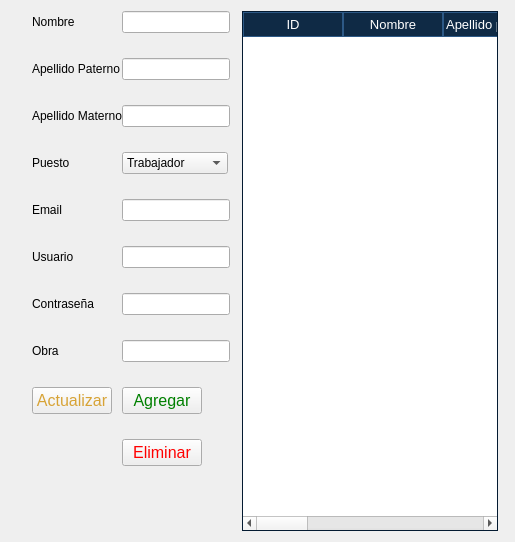
      <widget class="QWidget" name="page_Employe">
       <layout class="QGridLayout" name="gridLayout_3">
        <item row="0" column="0">
         <layout class="QHBoxLayout" name="horizontalLayout" stretch="0,2">
          <property name="spacing">
           <number>12</number>
          </property>
          <property name="sizeConstraint">
           <enum>QLayout::SetMaximumSize</enum>
          </property>
          <property name="leftMargin">
           <number>6</number>
          </property>
          <property name="rightMargin">
           <number>6</number>
          </property>
          <item>
           <layout class="QFormLayout" name="formLayout">
            <property name="sizeConstraint">
             <enum>QLayout::SetFixedSize</enum>
            </property>
            <property name="labelAlignment">
             <set>Qt::AlignJustify|Qt::AlignVCenter</set>
            </property>
            <property name="formAlignment">
             <set>Qt::AlignJustify|Qt::AlignVCenter</set>
            </property>
            <property name="horizontalSpacing">
             <number>0</number>
            </property>
            <property name="verticalSpacing">
             <number>25</number>
            </property>
            <property name="leftMargin">
             <number>15</number>
            </property>
            <item row="0" column="0">
             <widget class="QLabel" name="label_5">
              <property name="text">
               <string>Nombre</string>
              </property>
             </widget>
            </item>
            <item row="0" column="1">
             <widget class="QLineEdit" name="employeeName">
              <property name="sizePolicy">
               <sizepolicy hsizetype="Fixed" vsizetype="Fixed">
                <horstretch>150</horstretch>
                <verstretch>0</verstretch>
               </sizepolicy>
              </property>
             </widget>
            </item>
            <item row="1" column="0">
             <widget class="QLabel" name="label_6">
              <property name="text">
               <string>Apellido Paterno</string>
              </property>
             </widget>
            </item>
            <item row="1" column="1">
             <widget class="QLineEdit" name="employeePaternalLastName">
              <property name="sizePolicy">
               <sizepolicy hsizetype="Fixed" vsizetype="Fixed">
                <horstretch>0</horstretch>
                <verstretch>0</verstretch>
               </sizepolicy>
              </property>
             </widget>
            </item>
            <item row="2" column="0">
             <widget class="QLabel" name="label_7">
              <property name="text">
               <string>Apellido Materno</string>
              </property>
             </widget>
            </item>
            <item row="2" column="1">
             <widget class="QLineEdit" name="employeeMaternalLastName">
              <property name="sizePolicy">
               <sizepolicy hsizetype="Fixed" vsizetype="Fixed">
                <horstretch>0</horstretch>
                <verstretch>0</verstretch>
               </sizepolicy>
              </property>
             </widget>
            </item>
            <item row="3" column="0">
             <widget class="QLabel" name="label_8">
              <property name="text">
               <string>Puesto</string>
              </property>
             </widget>
            </item>
            <item row="3" column="1">
             <widget class="QComboBox" name="employeePosition">
              <property name="sizePolicy">
               <sizepolicy hsizetype="Fixed" vsizetype="Fixed">
                <horstretch>0</horstretch>
                <verstretch>0</verstretch>
               </sizepolicy>
              </property>
              <item>
               <property name="text">
                <string>Trabajador</string>
               </property>
              </item>
              <item>
               <property name="text">
                <string>Administrador</string>
               </property>
              </item>
             </widget>
            </item>
            <item row="4" column="0">
             <widget class="QLabel" name="label_9">
              <property name="text">
               <string>Email</string>
              </property>
             </widget>
            </item>
            <item row="4" column="1">
             <widget class="QLineEdit" name="employeeMail">
              <property name="sizePolicy">
               <sizepolicy hsizetype="Fixed" vsizetype="Fixed">
                <horstretch>100</horstretch>
                <verstretch>0</verstretch>
               </sizepolicy>
              </property>
             </widget>
            </item>
            <item row="5" column="0">
             <widget class="QLabel" name="label_10">
              <property name="text">
               <string>Usuario</string>
              </property>
             </widget>
            </item>
            <item row="5" column="1">
             <widget class="QLineEdit" name="employeeUsername">
              <property name="sizePolicy">
               <sizepolicy hsizetype="Fixed" vsizetype="Fixed">
                <horstretch>0</horstretch>
                <verstretch>0</verstretch>
               </sizepolicy>
              </property>
             </widget>
            </item>
            <item row="6" column="0">
             <widget class="QLabel" name="label_11">
              <property name="text">
               <string>Contraseña</string>
              </property>
             </widget>
            </item>
            <item row="6" column="1">
             <widget class="QLineEdit" name="employeePassword">
              <property name="sizePolicy">
               <sizepolicy hsizetype="Fixed" vsizetype="Fixed">
                <horstretch>0</horstretch>
                <verstretch>0</verstretch>
               </sizepolicy>
              </property>
             </widget>
            </item>
            <item row="8" column="0">
             <widget class="QPushButton" name="updateEmployee">
              <property name="font">
               <font>
                <pointsize>12</pointsize>
               </font>
              </property>
              <property name="cursor">
               <cursorShape>PointingHandCursor</cursorShape>
              </property>
              <property name="styleSheet">
               <string notr="true">QPushButton {
	color: #d7a336;
}</string>
              </property>
              <property name="text">
               <string>Actualizar</string>
              </property>
             </widget>
            </item>
            <item row="8" column="1">
             <widget class="QPushButton" name="addEmployee">
              <property name="sizePolicy">
               <sizepolicy hsizetype="Fixed" vsizetype="Fixed">
                <horstretch>0</horstretch>
                <verstretch>0</verstretch>
               </sizepolicy>
              </property>
              <property name="font">
               <font>
                <pointsize>12</pointsize>
               </font>
              </property>
              <property name="cursor">
               <cursorShape>PointingHandCursor</cursorShape>
              </property>
              <property name="styleSheet">
               <string notr="true">QPushButton {
	color: green;
}</string>
              </property>
              <property name="text">
               <string>Agregar</string>
              </property>
             </widget>
            </item>
            <item row="9" column="1">
             <widget class="QPushButton" name="deleteEmployee">
              <property name="sizePolicy">
               <sizepolicy hsizetype="Fixed" vsizetype="Fixed">
                <horstretch>0</horstretch>
                <verstretch>0</verstretch>
               </sizepolicy>
              </property>
              <property name="font">
               <font>
                <pointsize>12</pointsize>
               </font>
              </property>
              <property name="cursor">
               <cursorShape>PointingHandCursor</cursorShape>
              </property>
              <property name="styleSheet">
               <string notr="true">QPushButton {
	color: red;
}</string>
              </property>
              <property name="text">
               <string>Eliminar</string>
              </property>
             </widget>
            </item>
            <item row="7" column="0">
             <widget class="QLabel" name="label_12">
              <property name="text">
               <string>Obra</string>
              </property>
             </widget>
            </item>
            <item row="10" column="1">
             <spacer name="verticalSpacer_3">
              <property name="orientation">
               <enum>Qt::Vertical</enum>
              </property>
              <property name="sizeHint" stdset="0">
               <size>
                <width>20</width>
                <height>40</height>
               </size>
              </property>
             </spacer>
            </item>
            <item row="7" column="1">
             <widget class="QLineEdit" name="employeeBuilding"/>
            </item>
           </layout>
          </item>
          <item>
           <widget class="QTableWidget" name="employeeTable">
            <property name="font">
             <font>
              <pointsize>10</pointsize>
             </font>
            </property>
            <property name="styleSheet">
             <string notr="true">    QHeaderView::section {
        background-color: #0F2A45;   /* Fondo del encabezado */
        color: white;                /* Color del texto */
        border: 1px solid #2D5986;   /* Bordes del encabezado */
		padding: 2px;
    }

    QTableWidget::item {
        border: 1px solid #2D5986;   /* Bordes de las celdas */
        padding: 2px;                /* Espaciado dentro de las celdas */
    }

	QTableWidget::item:alternate{
	    background-color: #0B4B6C;
	}

    QTableWidget::item:selected {
		color: black; /*Color del texto*/
        background-color: #82ABD5;   /* Fondo cuando se selecciona */
    }

    QTableWidget {
        border: 1px solid #031A31;   /* Bordes de la tabla */
    }

    QScrollBar:vertical {
        background: #000000;
        width: 16px;
    }
    
    QScrollBar::handle:vertical {
        background: #00796b;
        min-height: 20px;
	}</string>
            </property>
            <property name="editTriggers">
             <set>QAbstractItemView::NoEditTriggers</set>
            </property>
            <property name="alternatingRowColors">
             <bool>true</bool>
            </property>
            <property name="selectionMode">
             <enum>QAbstractItemView::SingleSelection</enum>
            </property>
            <property name="selectionBehavior">
             <enum>QAbstractItemView::SelectRows</enum>
            </property>
            <property name="textElideMode">
             <enum>Qt::ElideRight</enum>
            </property>
            <property name="showGrid">
             <bool>true</bool>
            </property>
            <property name="sortingEnabled">
             <bool>true</bool>
            </property>
            <attribute name="verticalHeaderVisible">
             <bool>false</bool>
            </attribute>
            <column>
             <property name="text">
              <string>ID</string>
             </property>
            </column>
            <column>
             <property name="text">
              <string>Nombre</string>
             </property>
            </column>
            <column>
             <property name="text">
              <string>Apellido paterno</string>
             </property>
            </column>
            <column>
             <property name="text">
              <string>Apellido materno</string>
             </property>
            </column>
            <column>
             <property name="text">
              <string>Email</string>
             </property>
            </column>
            <column>
             <property name="text">
              <string>Puesto</string>
             </property>
            </column>
            <column>
             <property name="text">
              <string>Usuario</string>
             </property>
            </column>
            <column>
             <property name="text">
              <string>Contraseña</string>
             </property>
            </column>
            <column>
             <property name="text">
              <string>Obra</string>
             </property>
            </column>
           </widget>
          </item>
         </layout>
        </item>
       </layout>
      </widget>
